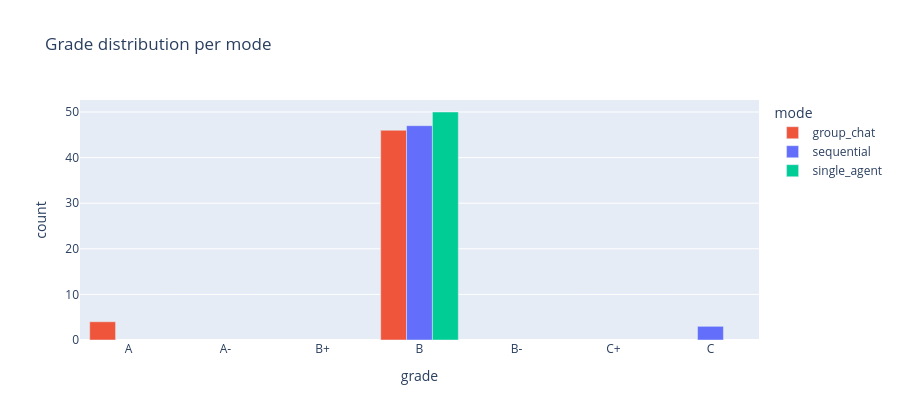

Source (notebook cell):
### Code cell
# ── Grade distribution per mode ───────────────────────────────────────────────
if 'grade' in df.columns:
    grade_order = ['A+', 'A', 'A-', 'B+', 'B', 'B-', 'C+', 'C', 'C-', 'D', 'F']
    grade_counts = df.groupby(['mode', 'grade']).size().reset_index(name='count')
    fig = px.bar(
        grade_counts, x='grade', y='count', color='mode',
        color_discrete_map=MODE_COLORS,
        barmode='group', category_orders={'grade': grade_order},
        title='Grade distribution per mode'
    )
    fig.update_layout(height=420)
    fig.show()

### Figure 1 — Plotly figure (JSON) as saved in the notebook; plotly's stock layout.template omitted (floating-point values rounded to 4 significant figures)
{"data": [{"alignmentgroup": "True", "hovertemplate": "mode=group_chat<br>grade=%{x}<br>count=%{y}<extra></extra>", "legendgroup": "group_chat", "marker": {"color": "#EF553B", "pattern": {"shape": ""}}, "name": "group_chat", "offsetgroup": "group_chat", "orientation": "v", "showlegend": true, "textposition": "auto", "type": "bar", "x": ["A", "B"], "xaxis": "x", "y": [4, 46], "yaxis": "y"}, {"alignmentgroup": "True", "hovertemplate": "mode=sequential<br>grade=%{x}<br>count=%{y}<extra></extra>", "legendgroup": "sequential", "marker": {"color": "#636EFA", "pattern": {"shape": ""}}, "name": "sequential", "offsetgroup": "sequential", "orientation": "v", "showlegend": true, "textposition": "auto", "type": "bar", "x": ["B", "C"], "xaxis": "x", "y": [47, 3], "yaxis": "y"}, {"alignmentgroup": "True", "hovertemplate": "mode=single_agent<br>grade=%{x}<br>count=%{y}<extra></extra>", "legendgroup": "single_agent", "marker": {"color": "#00CC96", "pattern": {"shape": ""}}, "name": "single_agent", "offsetgroup": "single_agent", "orientation": "v", "showlegend": true, "textposition": "auto", "type": "bar", "x": ["B"], "xaxis": "x", "y": [50], "yaxis": "y"}], "layout": {"barmode": "group", "height": 420, "legend": {"title": {"text": "mode"}, "tracegroupgap": 0}, "title": {"text": "Grade distribution per mode"}, "xaxis": {"anchor": "y", "categoryarray": ["A+", "A", "A-", "B+", "B", "B-", "C+", "C", "C-", "D", "F"], "categoryorder": "array", "domain": [0, 1], "title": {"text": "grade"}}, "yaxis": {"anchor": "x", "domain": [0, 1], "title": {"text": "count"}}}}
